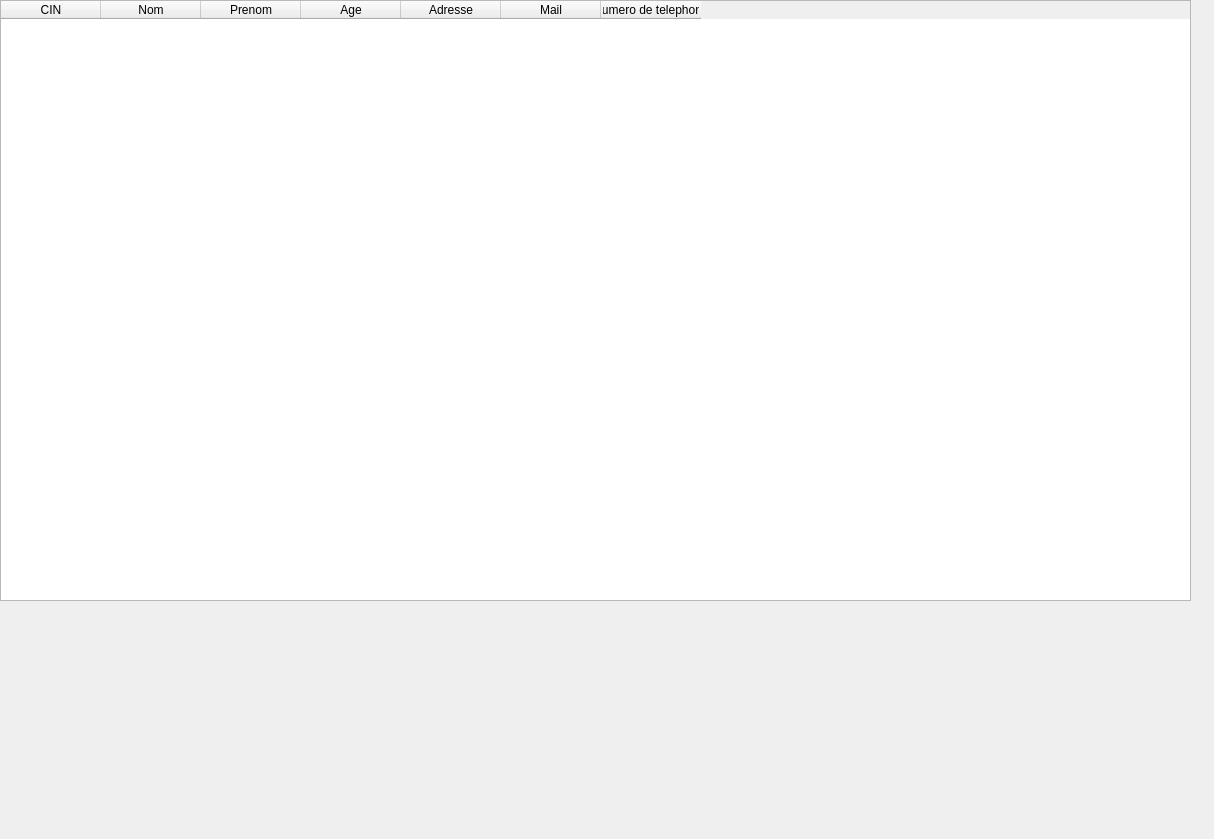
<?xml version="1.0" encoding="UTF-8"?>
<ui version="4.0">
 <class>Dialog</class>
 <widget class="QDialog" name="Dialog">
  <property name="geometry">
   <rect>
    <x>0</x>
    <y>0</y>
    <width>1214</width>
    <height>839</height>
   </rect>
  </property>
  <property name="windowTitle">
   <string>Dialog</string>
  </property>
  <widget class="QTableWidget" name="tableWidget">
   <property name="geometry">
    <rect>
     <x>0</x>
     <y>0</y>
     <width>1191</width>
     <height>601</height>
    </rect>
   </property>
   <column>
    <property name="text">
     <string>CIN</string>
    </property>
   </column>
   <column>
    <property name="text">
     <string>Nom</string>
    </property>
   </column>
   <column>
    <property name="text">
     <string>Prenom</string>
    </property>
   </column>
   <column>
    <property name="text">
     <string>Age</string>
    </property>
   </column>
   <column>
    <property name="text">
     <string>Adresse</string>
    </property>
   </column>
   <column>
    <property name="text">
     <string>Mail</string>
    </property>
   </column>
   <column>
    <property name="text">
     <string>Numero de telephone</string>
    </property>
   </column>
  </widget>
 </widget>
 <resources/>
 <connections/>
</ui>
